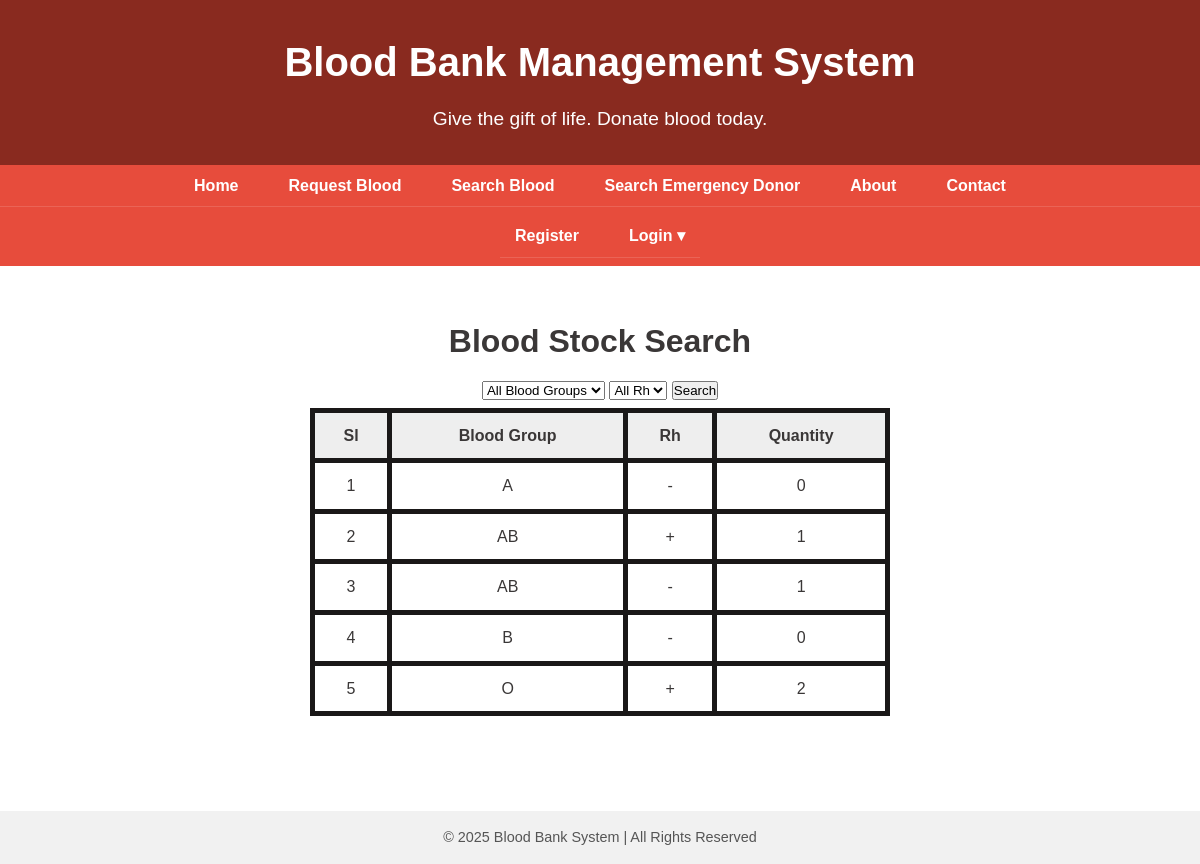
The app's page /blood_stock_search.php with its own data.
### tables this page shows
CREATE TABLE `blood_stock` (
  `id` int(11) NOT NULL,
  `blood_grp` varchar(5) NOT NULL,
  `rh` varchar(5) NOT NULL,
  `qty` int(11) NOT NULL
);

### blood_stock_search.php (the view, shortened to what this page needs)
<?php
include('db_connect.php');
$website_role = $_SESSION['website_role'] ?? null;
$where = [];
$where_sql = count($where) ? "WHERE " . implode(" AND ", $where) : "";
$sql = "SELECT id, blood_grp, rh, qty FROM blood_stock $where_sql ORDER BY blood_grp, rh";
$stmt = $conn->prepare($sql);
$stmt->execute();
$result = $stmt->get_result();
?>
<!DOCTYPE html>
<html>
<head>
    <link rel="stylesheet" href="style.css" />
</head>
<body>
    <header>
        <h1>Blood Bank Management System</h1>
        <p>Give the gift of life. Donate blood today.</p>
    </header>
    <nav class="multi-row-nav">
  <div class="nav-row nav-row-1">
    <a href="index.php">Home</a>
	<a href="request_blood.php">Request Blood</a>
	<a href="blood_stock_search.php">Search Blood</a>
    <a href="search_emergency_donor.php">Search Emergency Donor</a>
    <a href="about.php">About</a>
    <a href="contact.php">Contact</a>
   </div>
   <div class="nav-row nav-row-2">
    <?php if ($website_role  === 'admin'): ?>
      <a href="record_donation.php">Record Donation</a>
      <a href="record_received.php">Record Received</a>
      <a href="Records.php">All Records</a>
	  <a href="admin_dashboard.php">Show Requests</a>
      <a href="search_user.php">Seach User</a>
	  <a href="register.php">Register User</a>
      <a href="logout.php">Logout</a>
   </div>
   <div class="nav-row nav-row-1">
    <?php elseif ($website_role  === 'user'): ?>
      <a href="user_dashboard.php">Dashboard</a>
      <a href="logout.php">Logout</a>
   </div>
    <?php else: ?>
   <div class="nav-row nav-row-1">
      <a href="register.php">Register</a>
      <div class="dropdown">
        <a href="#">Login &#9662;</a>
      </div>
    </div>
    <?php endif; ?>
    </nav>
    <section class="hero">
        <h2>Blood Stock Search</h2>
        <form  method="get">
            <select name="blood_grp">
                <option value="">All Blood Groups</option>
            </select>
            <select name="rh">
                <option value="">All Rh</option>
            </select>
            <button type="submit">Search</button>
        </form>
        <table style="margin: 5px auto ; width: 50%;">
            <tr>
                <th>Sl</th>
                <th>Blood Group</th>
                <th>Rh</th>
                <th>Quantity</th>
            </tr>
            <?php
            $i = 1;
            while ($row = $result->fetch_assoc()):
            ?>
            <tr>
                <td><?= $i++ ?></td>
                <td><?= htmlspecialchars($row['blood_grp']) ?></td>
                <td><?= htmlspecialchars($row['rh']) ?></td>
                <td><?= htmlspecialchars($row['qty']) ?></td>
            </tr>
            <?php endwhile; ?>
        </table>
    </section>
    <footer>
        <p>&copy; 2025 Blood Bank System | All Rights Reserved</p>
    </footer>
</body>
</html>

### style.css (style rules this page uses)
* { margin: 0; padding: 0; box-sizing: border-box; }
body { font-family: Arial, sans-serif; background-color: white ; color: #3a3737; line-height: 1.6; }
header { background-color: #892a1f; color: white; text-align: center; padding: 30px 20px; }
header h1 { font-size: 2.5rem; margin-bottom: 10px; }
header p { font-size: 1.2rem; }
nav { background-color: #e74c3c; text-align: center; padding: 10px 0; }
nav a { color: white; text-decoration: none; margin: 0 15px; font-weight: bold; transition: 0.3s ease; }
.multi-row-nav { background-color: #e74c3c; padding: 0; width: 100%; }
.nav-row { display: flex; justify-content: center; gap: 20px; padding: 8px 0; flex-wrap: wrap; }
.nav-row a { color: white; text-decoration: none; font-weight: bold; transition: 0.3s ease; }
.nav-row-1 { border-bottom: 1px solid #fff2; }
.hero { padding: 50px 20px; text-align: center; background: #ffffff; }
.hero h2 { font-size: 2rem; margin-bottom: 10px; }
table, th, td { border: 5px solid #1a1818; border-collapse: collapse; }
th, td { padding: 10px; text-align: center; }
th { background: #eee; }
footer { background-color: #f1f1f1; text-align: center; padding: 15px 0; margin-top: 40px; font-size: 0.9rem; color: #555; }
.dropdown { display: inline-block; position: relative; }

### records on screen
blood_stock: blood_grp "A", rh "-", qty "0"
blood_stock: blood_grp "AB", rh "+", qty "1"
blood_stock: blood_grp "AB", rh "-", qty "1"
blood_stock: blood_grp "B", rh "-", qty "0"
blood_stock: blood_grp "O", rh "+", qty "2"
